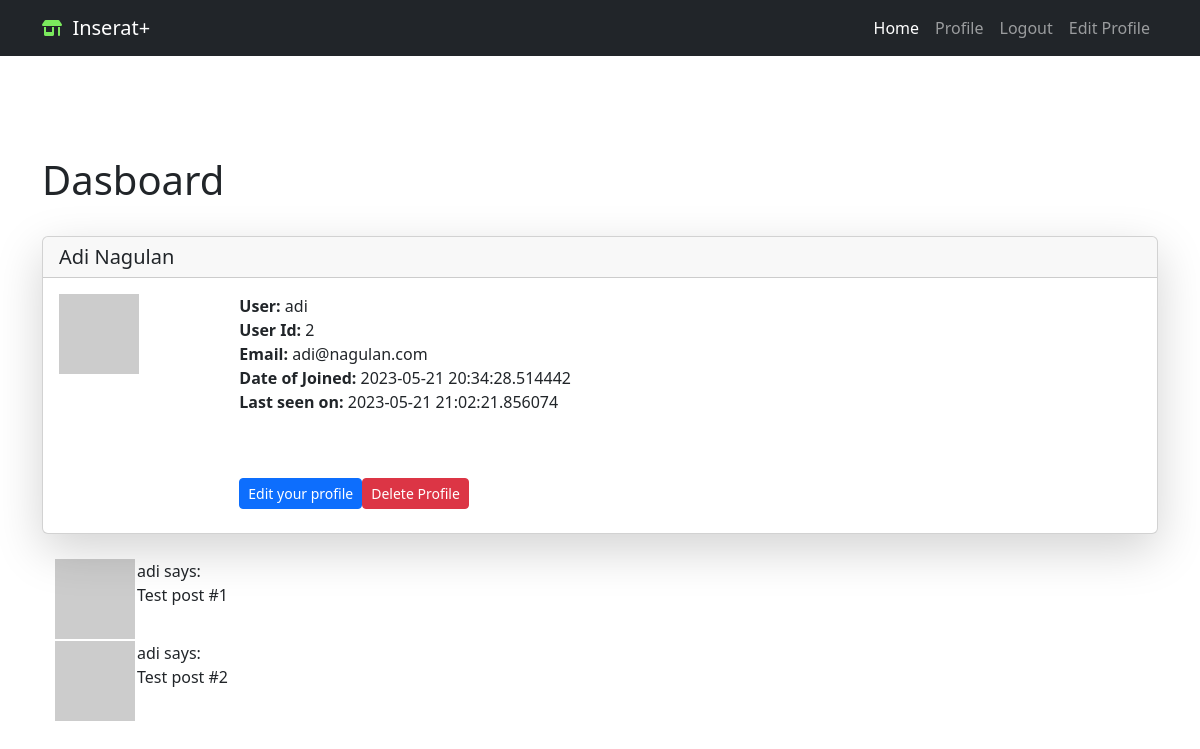
/user/adi (signed in), run on the app's committed database.
### app/models/login.py (models this page shows, shortened)
class User(db.Model, UserMixin):
    id = db.Column(db.Integer, primary_key=True)
    first_name = db.Column(db.String(50), nullable=False)
    last_name = db.Column(db.String(50), nullable=False)
    username = db.Column(db.String(20), unique=True, nullable=False)
    email = db.Column(db.String(120), unique=True, nullable=False)
    password_hash = db.Column(db.String(128), nullable=False)
    user_adedd = db.Column(db.DateTime, default=datetime.utcnow)
    last_seen = db.Column(db.DateTime, default=datetime.utcnow)
    def avatar(self, size):
        digest = md5(self.email.lower().encode('utf-8')).hexdigest()
        return 'https://www.gravatar.com/avatar/{}?d=identicon&s={}'.format(
            digest, size
            )

### app/routes.py (the view)
@app.route('/user/<username>')
@login_required
def user(username):
    user = User.query.filter_by(username=username).first_or_404()
    posts = [
        {'author': user, 'body': 'Test post #1'},
        {'author': user, 'body': 'Test post #2'}
    ]
    return render_template('user.html', user=user, posts=posts)

### app/models/login.py (called while the page is built)
@login.user_loader
def load_user(id):
    return User.query.get(int(id))

### app/routes.py (called while the page is built)
@app.before_request
def before_request():
    if current_user.is_authenticated:
        current_user.last_seen = datetime.utcnow()
        db.session.commit()

### app/templates/user.html (shortened to what this page needs)
{% extends "base.html" %}
{% block content %}
<div class="container custom-container ">
  <h1>Dasboard</h1><br/>
  <div class="card shadow-lg">
    <h5 class="card-header">
      {{ user.first_name }}  {{ user.last_name }}</h5>
    <div class="card-body">
      <div class="card-title">
        <div class="row  g-0">
          <div class="col-sm-2 ">
            <img src="{{ user.avatar(128) }}">
          </div>
          <div class="col-sm-5">
                <strong>User:</strong>
                {{ user.username }}<br/>
                <strong>User Id:</strong>
                {{ user.id }}<br/>
                <strong>Email:</strong>
                {{ user.email }}<br/>
                <strong>Date of Joined:</strong>
                {{ user.user_adedd}}<br/>
                {% if user.last_seen %}<strong>Last seen on:</strong> {{ user.last_seen }}</p>{% endif %}
                <br/><br/>
                <div class="d-flex">
                  <a href="{{ url_for('edit_profile') }}" class="btn btn-primary btn-sm mr-2">Edit your profile</a>
                  <form action="{{ url_for('delete_profile') }}" method="POST" onsubmit="return confirm('Are you sure you want to delete your profile?');">
                    <button type="submit" class="btn btn-danger btn-sm">Delete Profile</button>
                  </form>
                </div>
        </div>
      </div>
    </div>
  </div>
</div>
<br>
<div class="container">
{% for post in posts %}
    {% include 'includes/_post.html' %}
{% endfor %}
</div>
{% endblock %}

### app/templates/base.html (shortened to what this page needs)
<!DOCTYPE html>
<html lang="en">
<head>
    <link rel="stylesheet" href="{{ url_for('static', filename='bootstrap/css/bootstrap.min.css') }}">
    <link rel="stylesheet" href="{{ url_for('static', filename='css/style.css') }}">
</head>
<body>
        {% include "includes/nav.html" %}
    {% block content %}{% endblock %}
</body>
</html>

### app/templates/includes/nav.html (shortened to what this page needs)
<nav class="navbar navbar-expand-lg navbar-dark bg-dark">
  <div class="container">
    <i class="fas fa-store-alt" style="color: #7bea5d;"></i>
    <a class="navbar-brand" href="{{ url_for('home') }}">&nbsp Inserat+</a>
    <div class="collapse navbar-collapse" id="navbarNav">
      <ul class="navbar-nav ms-auto">
        <li class="nav-item">
          <a class="nav-link active" aria-current="page" href="{{ url_for('home') }}">Home</a>
        </li>
        {% if current_user.is_anonymous %}
        <li class="nav-item">
          <a class="nav-link" href="{{ url_for('login') }}">Login</a>
        </li>
        <li class="nav-item">
          <a class="nav-link" href="{{ url_for('register') }}">Register</a>
        </li>
        {% else %}
        <li class="nav-item">
          <a class="nav-link" href="{{ url_for('user', username=current_user.username) }}">Profile</a>
        </li>
        <li class="nav-item">
          <a class="nav-link" href="{{ url_for('logout') }}">Logout</a>
        </li>
        <li class="nav-item">
          <a class="nav-link" href="{{ url_for('edit_profile') }}">Edit Profile</a>
        </li>
        {% endif %}
      </ul>
    </div>
  </div>
</nav>

### app/templates/includes/_post.html
{% block content %}
  <table>
    <tr valign="top">
        <td><img src="{{ post.author.avatar(36) }}"></td>
        <td>{{ post.author.username }} says:<br>{{ post.body }}</td>
    </tr>
</table>
{% endblock %}

### app/templates/user.html (style rules this page uses)
.custom-container { margin-top: 50px; }

### data on the page
User: first_name "Adi", last_name "Nagulan", username "adi", id "2", email "adi@nagulan.com", user_adedd "2023-05-21 20:34:28.514442", last_seen "2023-05-21 21:02:21.856074", author.username "adi" "adi"

### other printed values
{{ post.body }} "Test post #1" "Test post #2"
